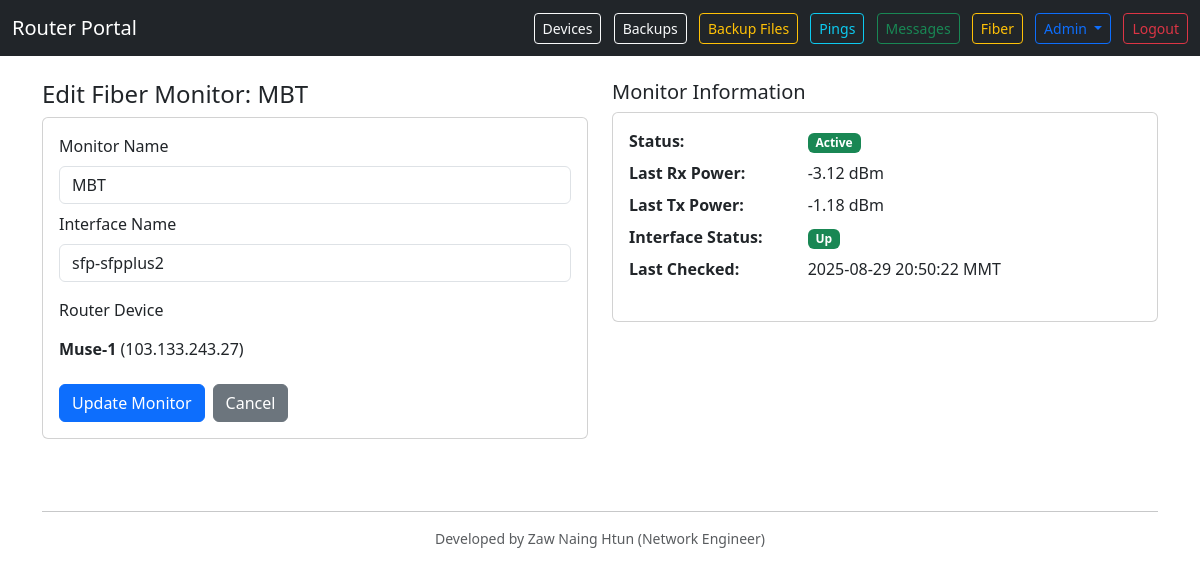
/fibers/edit/5 (signed in), run on the app's committed database.
### models.py (models this page shows)
class FiberCheck(db.Model):
    __tablename__ = 'fiber_checks'
    id = db.Column(db.Integer, primary_key=True)
    name = db.Column(db.String(128), nullable=False)
    device_id = db.Column(db.Integer, db.ForeignKey('devices.id'), nullable=False)
    interface_name = db.Column(db.String(64), nullable=False)  # e.g., sfp1
    last_rx_dbm = db.Column(db.Float)
    last_tx_dbm = db.Column(db.Float)
    last_oper_status = db.Column(db.Integer)  # 1 up, 2 down
    last_checked_at = db.Column(db.DateTime(timezone=True))
    alerted_down = db.Column(db.Boolean, nullable=False, default=False)
    down_start_at = db.Column(db.DateTime(timezone=True))  # when fiber went down

class Device(db.Model):
    __tablename__ = 'devices'
    id = db.Column(db.Integer, primary_key=True)
    name = db.Column(db.String(128), unique=True, nullable=False)
    host = db.Column(db.String(255), nullable=False)
    username = db.Column(db.String(128), nullable=False)
    password = db.Column(db.String(255), nullable=False)
    port = db.Column(db.Integer, nullable=False, default=22)
    enabled = db.Column(db.Boolean, nullable=False, default=True)
    snmp_version = db.Column(db.String(8), nullable=False, default='v2c')
    snmp_community = db.Column(db.String(128))
    company_id = db.Column(db.Integer, db.ForeignKey('companies.id'))
    schedule = db.Column(db.String(16), nullable=False, default='manual')
    last_backup_status = db.Column(db.String(16))  # success | fail | None
    last_backup_time = db.Column(db.DateTime(timezone=True))
    last_backup_message = db.Column(db.Text)
    metrics = db.relationship('ResourceMetric', backref='device', cascade='all, delete-orphan')
    last_cpu_alert_at = db.Column(db.DateTime(timezone=True))
    last_ram_alert_at = db.Column(db.DateTime(timezone=True))
    last_storage_alert_at = db.Column(db.DateTime(timezone=True))

### app.py (the view, shortened to what this page needs)
    @app.route('/fibers/edit/<int:check_id>', methods=['GET', 'POST'])
    @login_required
    def edit_fiber(check_id: int):
        check = FiberCheck.query.get_or_404(check_id)
        device = Device.query.get(check.device_id)
        user_company_ids = get_user_company_ids(current_user.id)
        if not device or device.company_id not in user_company_ids:
            flash('You do not have access to this fiber monitor.', 'danger')
            return redirect(url_for('fibers_page'))
        return render_template('edit_fiber.html', check=check, device=device)

### app.py (called while the page is built)
def get_user_company_ids(user_id: int) -> list:
    if User.query.get(user_id).is_superadmin:
        return [c.id for c in Company.query.all()]
    user_companies = UserCompany.query.filter_by(user_id=user_id).all()
    return [uc.company_id for uc in user_companies]

### templates/edit_fiber.html
{% extends 'base.html' %}
{% block content %}
<div class="row">
  <div class="col-md-6">
    <h4>Edit Fiber Monitor: {{ check.name }}</h4>
    <form method="post" class="card card-body mb-4">
      <div class="mb-2">
        <label class="form-label">Monitor Name</label>
        <input type="text" name="name" class="form-control" value="{{ check.name }}" required>
      </div>
      <div class="mb-3">
        <label class="form-label">Interface Name</label>
        <input type="text" name="interface_name" class="form-control" value="{{ check.interface_name }}" placeholder="e.g., sfp1, sfp-sfpplus1" required>
      </div>
      <div class="mb-3">
        <label class="form-label">Router Device</label>
        <div class="form-control-plaintext">
          <strong>{{ device.name }}</strong> ({{ device.host }})
        </div>
      </div>
      <div class="d-flex gap-2">
        <button class="btn btn-primary" type="submit">Update Monitor</button>
        <a href="{{ url_for('fibers_page') }}" class="btn btn-secondary">Cancel</a>
      </div>
    </form>
  </div>
  <div class="col-md-6">
    <h5>Monitor Information</h5>
    <div class="card">
      <div class="card-body">
        <dl class="row">
          <dt class="col-sm-4">Status:</dt>
          <dd class="col-sm-8">
            {% if check.last_rx_dbm is not none or check.last_tx_dbm is not none %}
              <span class="badge bg-success">Active</span>
            {% else %}
              <span class="badge bg-warning">No Data</span>
            {% endif %}
          </dd>
          <dt class="col-sm-4">Last Rx Power:</dt>
          <dd class="col-sm-8">
            {% if check.last_rx_dbm is not none %}
              {{ "%.2f"|format(check.last_rx_dbm) }} dBm
            {% else %}
              <span class="text-muted">No data</span>
            {% endif %}
          </dd>
          <dt class="col-sm-4">Last Tx Power:</dt>
          <dd class="col-sm-8">
            {% if check.last_tx_dbm is not none %}
              {{ "%.2f"|format(check.last_tx_dbm) }} dBm
            {% else %}
              <span class="text-muted">No data</span>
            {% endif %}
          </dd>
          <dt class="col-sm-4">Interface Status:</dt>
          <dd class="col-sm-8">
            {% if check.last_oper_status == 1 %}
              <span class="badge text-bg-success">Up</span>
            {% elif check.last_oper_status == 2 %}
              <span class="badge text-bg-danger">Down</span>
            {% else %}
              <span class="text-muted">Unknown</span>
            {% endif %}
          </dd>
          <dt class="col-sm-4">Last Checked:</dt>
          <dd class="col-sm-8">
            {% if check.last_checked_at %}
              {{ check.last_checked_at|yangon_time }} MMT
            {% else %}
              <span class="text-muted">Never</span>
            {% endif %}
          </dd>
        </dl>
      </div>
    </div>
  </div>
</div>
{% endblock %}

### data on the page
FiberCheck: name "MBT", interface_name "sfp-sfpplus2", last_rx_dbm "-3.12", last_tx_dbm "-1.18", last_checked_at|yangon_time "2025-08-29 20:50:22"
Device: name "Muse-1", host "103.133.243.27"
